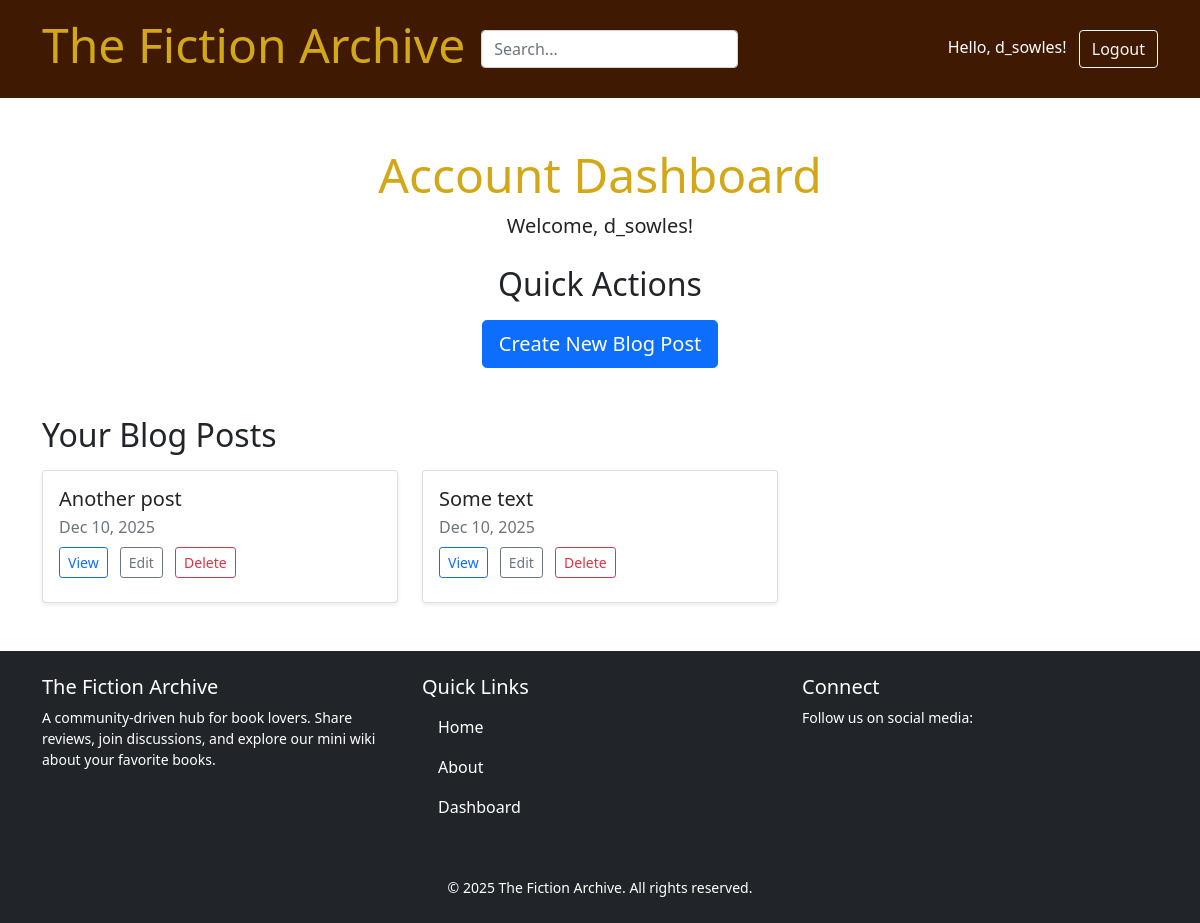
Before: /blog/account/ (signed in) with the older database file.
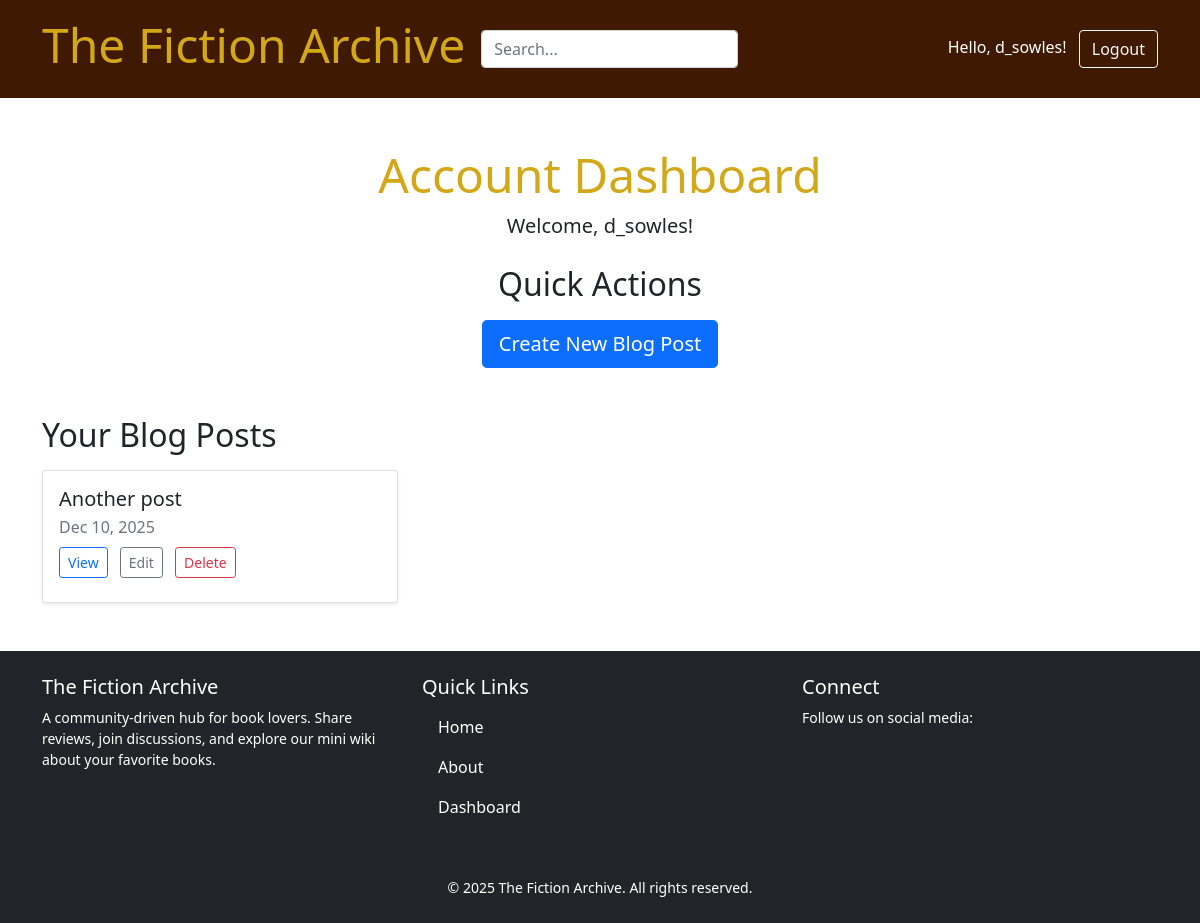
After: the same page with the newer database file.
### blog/models.py (models this page shows, shortened)
class Post(models.Model):
    title = models.CharField(max_length=200)
    slug = models.SlugField(unique=True, blank=True)
    content = models.TextField()
    created_at = models.DateTimeField(auto_now_add=True)
    updated_at = models.DateTimeField(auto_now=True)
    published = models.BooleanField(default=True)
    featured_image = models.ImageField(upload_to='blog_images/', blank=True, null=True)
    author = models.ForeignKey(User, on_delete=models.CASCADE, related_name="posts", null=True, blank=True)

### blog/views.py (the view)
# urls.py: path('account/', views.account_dashboard, name='account-dashboard'),
@login_required
def account_dashboard(request):
    posts = Post.objects.filter(author=request.user).order_by('-created_at')
    return render(request, "account/dashboard.html", {
        "posts": posts,
})

### blog/templates/account/dashboard.html (shortened to what this page needs)
{% extends "base.html" %}
{% block content %}
<div class="container my-5">
    <div class="text-center mb-4">
        <h1 class="mb-2">Account Dashboard</h1>
        <p class="lead">Welcome, {{ request.user.username }}!</p>
    </div>
    <div class="mb-5 text-center">
        <h2 class="mb-3">Quick Actions</h2>
        <div class="d-flex flex-wrap gap-2 justify-content-center">
            <a href="{% url 'blog-create' %}" class="btn btn-primary btn-lg">
                 Create New Blog Post
            </a>
        </div>
    </div>
    <div>
        <h2 class="mb-3">Your Blog Posts</h2>
        {% if posts %}
            <div class="row row-cols-1 row-cols-md-2 row-cols-lg-3 g-4">
                {% for post in posts %}
                    <div class="col">
                        <div class="card h-100 shadow-sm">
                            <div class="card-body d-flex flex-column">
                                <h5 class="card-title">{{ post.title }}</h5>
                                <p class="card-subtitle mb-2 text-muted">{{ post.created_at|date:"M d, Y" }}</p>
                                <div class="mt-auto">
                                    <a href="{% url 'blog-detail' slug=post.slug %}" class="btn btn-outline-primary btn-sm me-2 mb-2">View</a>
                                    <a href="{% url 'blog-update' slug=post.slug %}" class="btn btn-outline-secondary btn-sm me-2 mb-2">Edit</a>
                                    <a href="{% url 'blog-delete' slug=post.slug %}" class="btn btn-outline-danger btn-sm mb-2">Delete</a>
                                </div>
                            </div>
                        </div>
                    </div>
                {% endfor %}
            </div>
        {% else %}
            <div class="alert alert-info" role="alert">
                You have not created any posts yet.
            </div>
        {% endif %}
    </div>
</div>
{% endblock %}

Changed rows visible on the page:
removed Post: title "Some text", created_at "Dec 10, 2025"
